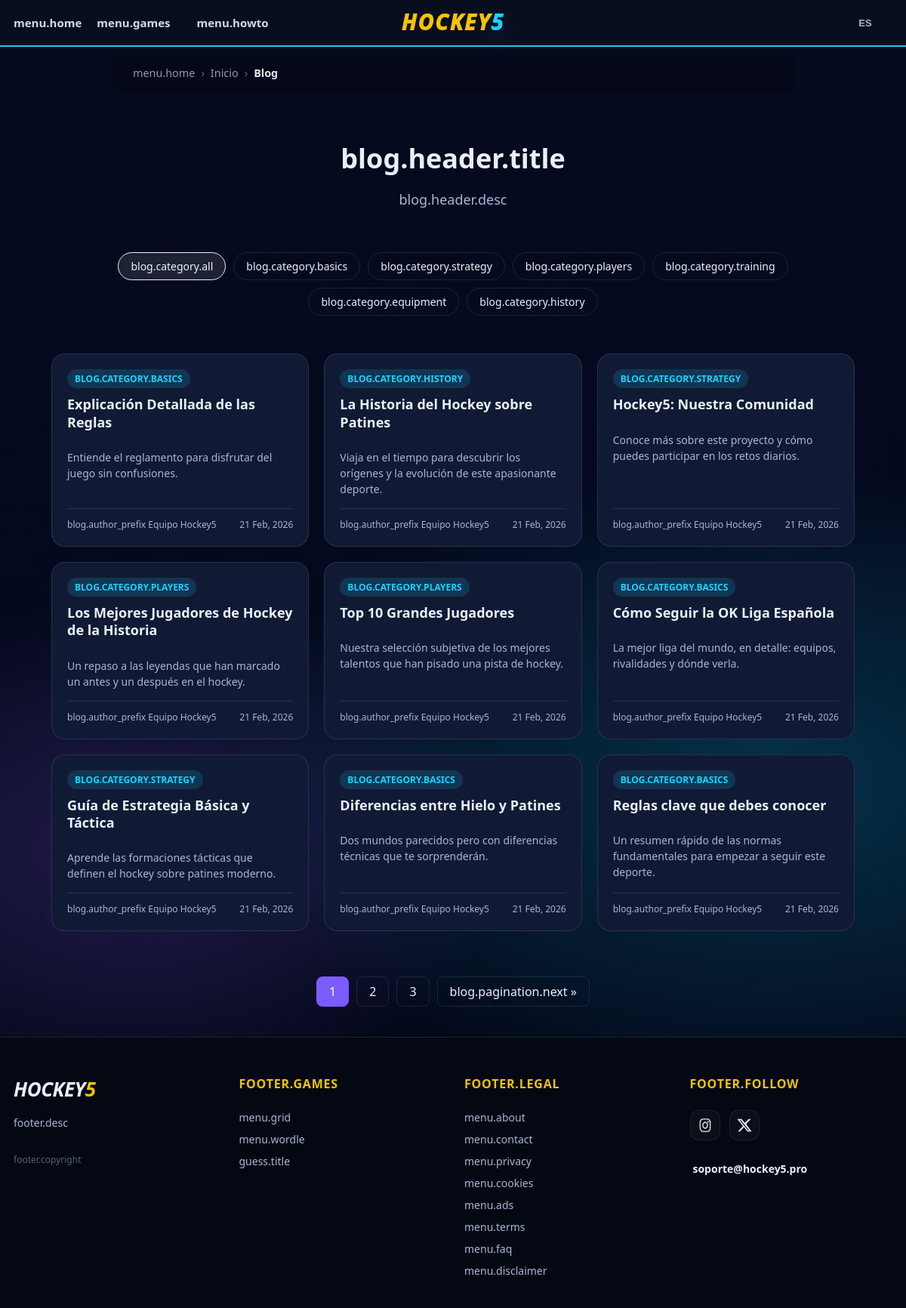
Screenshot of /pages/blog.php with the database file from the repository.
### tables this page shows
CREATE TABLE `blog_articles` (
  `id` varchar(64) NOT NULL,
  `slug` varchar(128) NOT NULL,
  `lang` varchar(10) NOT NULL,
  `title` varchar(255) NOT NULL,
  `excerpt` text DEFAULT NULL,
  `content` longtext DEFAULT NULL,
  `author` varchar(100) DEFAULT NULL,
  `category` varchar(100) DEFAULT NULL,
  `published_at` datetime DEFAULT NULL,
  `image` varchar(255) DEFAULT NULL
);

### includes/i18n.php (called while the page is built, shortened)
<?php
function __(string $key): string {
    return $GLOBALS['i18n_translations'][$key] ?? $key;
}
function current_lang(): string {
    return defined('CURRENT_LANG') ? CURRENT_LANG : DEFAULT_LANG;
}
function url(string $path): string {
    $lang = current_lang();
    $localizedSlug = get_localized_slug($path, $lang);
    if ($path === 'home' || $localizedSlug === '') {
        return '/' . $lang;
    }
    return '/' . $lang . '/' . ltrim($localizedSlug, '/');
}
function get_localized_slug(string $routeId, string $targetLang): string {
    static $cached_configs = [];
    if (!isset($cached_configs[$targetLang])) {
        $file = __DIR__ . '/../locales/' . $targetLang . '.php';
        if (file_exists($file)) {
            $cached_configs[$targetLang] = require $file;
        } else {
            return $routeId;
        }
    }
    return $cached_configs[$targetLang]['routes_reverse'][$routeId] ?? $routeId;
}
function get_url_for_lang(string $targetLang): string {
    global $CURRENT_ROUTE_ID;
    $slug = get_localized_slug($CURRENT_ROUTE_ID ?? 'home', $targetLang);
    if ($slug === '') {
        return '/' . $targetLang;
    }
    return '/' . $targetLang . '/' . $slug;
}
function base_path(): string {
    static $base;
    if ($base === null) {
        $base = str_replace('\\', '/', dirname($_SERVER['SCRIPT_NAME'] ?? ''));
        $base = rtrim($base, '/');
    }
    return $base;
}
function asset_url(string $path): string {
    return base_path() . '/' . ltrim($path, '/');
}

### pages/blog.php (the view, shortened to what this page needs)
<?php
require_once __DIR__ . '/../includes/i18n.php';
$lang = current_lang();
try {
    $pdo = hoquei5_pdo();
    $category = $_GET['category'] ?? null;
    $page = isset($_GET['p']) ? max(1, (int)$_GET['p']) : 1;
    $perPage = 9;
    $where = ["lang = :lang"];
    $params = [':lang' => $lang];
    $whereClause = implode(" AND ", $where);
    $countSql = "SELECT COUNT(*) FROM blog_articles WHERE $whereClause";
    $stmtCount = $pdo->prepare($countSql);
    $stmtCount->execute($params);
    $totalArts = $stmtCount->fetchColumn();
    $totalPages = ceil($totalArts / $perPage);
    $offset = ($page - 1) * $perPage;
    $sql = "SELECT * FROM blog_articles WHERE lang = :lang";
    $sql .= " ORDER BY published_at DESC LIMIT $perPage OFFSET $offset";
    $stmt = $pdo->prepare($sql);
    $stmt->execute($params);
    $articles = $stmt->fetchAll(PDO::FETCH_ASSOC);
    $catMap = [
        'Hockey Basics' => __('blog.category.basics'),
        'Hockey Strategy' => __('blog.category.strategy'),
        'Hockey Players' => __('blog.category.players'),
        'Hockey Training' => __('blog.category.training'),
        'Hockey Equipment' => __('blog.category.equipment'),
        'Hockey History' => __('blog.category.history'),
    ];
} catch (Exception $e) {
    $articles = [];
    $totalPages = 1;
    $page = 1;
}
?>
<!DOCTYPE html>
<html lang="<?= htmlspecialchars($lang, ENT_QUOTES, 'UTF-8') ?>">
<head>
    <link rel="stylesheet" href="<?= asset_url('assets/styles.css') ?>">
</head>
<body>
    <?php include __DIR__ . '/../includes/header.php'; ?>
    <main class="container page-content">
        <?php include __DIR__ . '/../includes/breadcrumbs.php'; ?>
        <div class="blog-header">
            <h1><?php echo __('blog.header.title'); ?></h1>
            <p><?php echo __('blog.header.desc'); ?></p>
        </div>
        <div class="blog-categories">
            <a href="/<?php echo $lang; ?>/blog" class="<?php echo !$category ? 'active' : ''; ?>"><?php echo __('blog.category.all'); ?></a>
            <a href="?category=Hockey+Basics" class="<?php echo $category === 'Hockey Basics' ? 'active' : ''; ?>"><?php echo __('blog.category.basics'); ?></a>
            <a href="?category=Hockey+Strategy" class="<?php echo $category === 'Hockey Strategy' ? 'active' : ''; ?>"><?php echo __('blog.category.strategy'); ?></a>
            <a href="?category=Hockey+Players" class="<?php echo $category === 'Hockey Players' ? 'active' : ''; ?>"><?php echo __('blog.category.players'); ?></a>
            <a href="?category=Hockey+Training" class="<?php echo $category === 'Hockey Training' ? 'active' : ''; ?>"><?php echo __('blog.category.training'); ?></a>
            <a href="?category=Hockey+Equipment" class="<?php echo $category === 'Hockey Equipment' ? 'active' : ''; ?>"><?php echo __('blog.category.equipment'); ?></a>
            <a href="?category=Hockey+History" class="<?php echo $category === 'Hockey History' ? 'active' : ''; ?>"><?php echo __('blog.category.history'); ?></a>
        </div>
        <div class="blog-grid">
            <?php if (empty($articles)): ?>
                <p style="grid-column: 1/-1; text-align: center; color: var(--muted);"><?php echo __('blog.empty'); ?></p>
            <?php else: ?>
                <?php foreach ($articles as $article):
                    $excerpt = preg_replace('//s', '', $article['excerpt'] ?? '');
                    $displayDate = $article['published_at'] ?? '';
                ?>
                    <article class="blog-post">
                        <span class="blog-category"><?= htmlspecialchars($catMap[$article['category']] ?? $article['category']) ?></span>
                        <h2><a href="/<?php echo $lang; ?>/blog/<?= htmlspecialchars($article['slug']) ?>"><?= htmlspecialchars($article['title']) ?></a></h2>
                        <p><?= htmlspecialchars($excerpt) ?></p>
                        <div class="blog-meta">
                            <span class="blog-author"><?php echo __('blog.author_prefix'); ?> <?= htmlspecialchars($article['author']) ?></span>
                            <span class="blog-date"><?= date('d M, Y', strtotime($displayDate)) ?></span>
                        </div>
                    </article>
                <?php endforeach; ?>
            <?php endif; ?>
        </div>
        <?php if ($totalPages > 1): ?>
        <nav class="pagination">
            <?php for ($i = 1; $i <= $totalPages; $i++): ?>
                <a href="?p=<?= $i ?><?= $category ? '&category='.urlencode($category) : '' ?>" class="<?= $i === $page ? 'active' : '' ?>"><?= $i ?></a>
            <?php endfor; ?>
            <?php if ($page < $totalPages): ?>
                <a href="?p=<?= $page + 1 ?><?= $category ? '&category='.urlencode($category) : '' ?>"><?php echo __('blog.pagination.next', 'Siguiente &raquo;'); ?> &raquo;</a>
            <?php endif; ?>
        </nav>
        <?php endif; ?>
    </main>
    <?php include __DIR__ . '/../includes/footer.php'; ?>
</body>
</html>

### includes/header.php (shortened to what this page needs)
<header class="top">
  <div class="top-inner">
<nav class="main-nav">
      <a href="<?php echo url('home'); ?>"><?php echo __('menu.home'); ?></a>
      <div class="lang-dropdown">
        <span class="dropdown-toggle" style="font-weight:600; color:var(--text); cursor:pointer; padding:6px 0; font-size:15px; opacity:0.9;"><?php echo __('menu.games'); ?></span>
      </div>
      <div class="lang-dropdown">
        <span class="dropdown-toggle" style="font-weight:600; color:var(--text); cursor:pointer; padding:6px 0; font-size:15px; opacity:0.9;"><?php echo __('menu.howto'); ?></span>
      </div>
    </nav>
    <a class="top-brand" href="<?php echo url('home'); ?>" aria-label="<?php echo __('header.title'); ?>">
      <span class="top-brand-text">HOCKEY<span class="top-brand-accent">5</span></span>
    </a>
    <div class="top-social">
      <div class="lang-dropdown">
        <button class="icon-btn lang-btn" aria-label="<?php echo __('menu.language'); ?>">
          <?php echo strtoupper(current_lang()); ?>
        </button>
      </div>
    </div>
  </div>
</header>

### includes/breadcrumbs.php
<?php
$crumbs = $GLOBALS['breadcrumbs'] ?? [];
if (!empty($crumbs)):
?>
<nav aria-label="breadcrumb" style="padding: 10px 16px; max-width: 900px; margin: 0 auto; margin-top: 10px; background: rgba(0,0,0,0.2); border-radius: 8px;">
  <ol style="list-style: none; padding: 5px 10px; margin: 0; display: flex; flex-wrap: wrap; font-size: 0.9em; opacity: 0.9; align-items: center;">
    <li style="margin-right: 8px;">
      <a href="<?php echo url('home'); ?>" style="text-decoration: none; color: inherit; opacity: 0.7; transition: opacity 0.2s;"><?php echo __('menu.home'); ?></a>
    </li>
    <?php foreach ($crumbs as $i => $crumb): ?>
        <li style="margin-right: 8px; opacity: 0.5;"> &rsaquo; </li>
        <li style="margin-right: 8px;">
            <?php if (isset($crumb['url']) && $i < count($crumbs) - 1): ?>
                <a href="<?php echo htmlspecialchars($crumb['url']); ?>" style="text-decoration: none; color: inherit; opacity: 0.7; transition: opacity 0.2s;"><?php echo htmlspecialchars($crumb['label']); ?></a>
            <?php else: ?>
                <span aria-current="page" style="font-weight: 600; color: #fff;"><?php echo htmlspecialchars($crumb['label']); ?></span>
            <?php endif; ?>
        </li>
    <?php endforeach; ?>
  </ol>
</nav>
<?php endif; ?>

### includes/footer.php
<footer class="site-footer">
  <div class="footer-inner">
    <div class="footer-col branding-col">
       <a href="<?php echo get_url_for_lang(current_lang()); ?>" class="brand" style="text-decoration:none;">
          <span class="brand-text">HOCKEY<span class="brand-accent">5</span></span>
       </a>
       <p class="footer-desc">
         <?php echo __('footer.desc'); ?>
       </p>
       <p class="footer-copyright">
         <?php echo sprintf(__('footer.copyright'), date("Y")); ?>
       </p>
    </div>
    <div class="footer-col links-col">
      <h4 class="footer-title"><?php echo __('footer.games'); ?></h4>
      <ul class="footer-links">
        <li><a href="<?php echo url('hockeygrid_menu'); ?>"><?php echo __('menu.grid'); ?></a></li>
        <li><a href="<?php echo url('wordle_menu'); ?>"><?php echo __('menu.wordle'); ?></a></li>
        <li><a href="<?php echo url('guess_menu'); ?>"><?php echo __('guess.title'); ?></a></li>
      </ul>
    </div>
    <div class="footer-col links-col">
      <h4 class="footer-title"><?php echo __('footer.legal'); ?></h4>
      <ul class="footer-links">
        <li><a href="<?php echo url('about'); ?>"><?php echo __('menu.about'); ?></a></li>
        <li><a href="<?php echo url('contact'); ?>"><?php echo __('menu.contact'); ?></a></li>
        <li><a href="<?php echo url('privacy'); ?>"><?php echo __('menu.privacy'); ?></a></li>
        <li><a href="<?php echo url('cookies'); ?>"><?php echo __('menu.cookies'); ?></a></li>
        <li><a href="<?php echo url('ads'); ?>"><?php echo __('menu.ads'); ?></a></li>
        <li><a href="<?php echo url('terms'); ?>"><?php echo __('menu.terms'); ?></a></li>
        <li><a href="<?php echo url('faq'); ?>"><?php echo __('menu.faq'); ?></a></li>
        <li><a href="<?php echo url('legal'); ?>"><?php echo __('menu.disclaimer'); ?></a></li>
      </ul>
    </div>
    <div class="footer-col social-col">
      <h4 class="footer-title"><?php echo __('footer.follow'); ?></h4>
      <div class="footer-socials">
         <a href="#" class="social-icon" aria-label="Instagram">
           <img src="<?php echo asset_url('assets/'); ?>img/logo_ig.png" alt="Instagram">
         </a>
         <a href="#" class="social-icon" aria-label="X">
           <svg xmlns="http://www.w3.org/2000/svg" viewBox="0 0 24 24" width="24" height="24"><path d="M18.8 2H22l-7.2 8.2L23.3 22h-6.7l-5.3-6.9L5 22H1.8l7.8-8.9L.7 2h6.9l4.8 6.2L18.8 2Zm-1.2 18h1.8L6.3 3.9H4.4L17.6 20Z" fill="currentColor"/></svg>
         </a>
      </div>
      <div class="footer-email">
        <a href="mailto:soporte@hockey5.pro">soporte@hockey5.pro</a>
      </div>
    </div>
  </div>
</footer>

### pages/blog.php (style rules this page uses)
.blog-header { text-align: center; padding: 40px 18px; }
.blog-header h1 { font-size: 36px; margin-bottom: 10px; }
.blog-header p { color: var(--muted); font-size: 18px; }
.blog-grid { display: grid; grid-template-columns: repeat(auto-fill, minmax(300px, 1fr)); gap: 20px; padding: 20px 0; }
.blog-post { background: var(--card); border: 1px solid var(--line); border-radius: var(--radius); padding: 20px; display: flex; flex-direction: column; transition: transform 0.2s; }
.blog-category { display: inline-block; padding: 4px 10px; background: rgba(25, 211, 255, 0.15); color: var(--brand2); border-radius: 999px; font-size: 12px; font-weight: 800; margin-bottom: 10px; text-transform: uppercase; align-self: flex-start; }
.blog-post h2 { font-size: 18px; margin: 0 0 10px; line-height: 1.3; }
.blog-post h2 a { text-decoration: none; color: var(--text); }
.blog-post p { color: var(--muted); font-size: 14px; line-height: 1.5; margin-bottom: 15px; flex-grow: 1; }
.blog-meta { display: flex; justify-content: space-between; font-size: 12px; color: var(--muted); border-top: 1px solid var(--line); padding-top: 12px; }
.blog-categories { display: flex; flex-wrap: wrap; gap: 10px; justify-content: center; margin-bottom: 30px; }
.blog-categories a { padding: 8px 16px; border-radius: 20px; border: 1px solid var(--line); font-size: 14px; transition: all 0.2s; }
.blog-categories a:hover, .blog-categories a.active { background: rgba(255, 255, 255, 0.1); border-color: var(--text); color: var(--text); }
.pagination { display: flex; justify-content: center; gap: 10px; padding: 40px 0; }
.pagination a, .pagination span { padding: 8px 16px; border-radius: 8px; border: 1px solid var(--line); color: var(--text); text-decoration: none; }
.pagination a.active, .pagination span.active { background: var(--brand); color: #fff; border-color: var(--brand); }

### rows the page displays
blog_articles: category "BLOG.CATEGORY.BASICS", title "Explicación Detallada de las Reglas", excerpt "Entiende el reglamento para disfrutar del juego sin confusiones.", author "Equipo Hockey5", published_at "21 Feb, 2026"
blog_articles: category "BLOG.CATEGORY.HISTORY", title "La Historia del Hockey sobre Patines", excerpt "Viaja en el tiempo para descubrir los orígenes y la evolución de este apasionante deporte.", author "Equipo Hockey5", published_at "21 Feb, 2026"
blog_articles: category "BLOG.CATEGORY.STRATEGY", title "Hockey5: Nuestra Comunidad", excerpt "Conoce más sobre este proyecto y cómo puedes participar en los retos diarios.", author "Equipo Hockey5", published_at "21 Feb, 2026"
blog_articles: category "BLOG.CATEGORY.PLAYERS", title "Los Mejores Jugadores de Hockey de la Historia", excerpt "Un repaso a las leyendas que han marcado un antes y un después en el hockey.", author "Equipo Hockey5", published_at "21 Feb, 2026"
blog_articles: category "BLOG.CATEGORY.PLAYERS", title "Top 10 Grandes Jugadores", excerpt "Nuestra selección subjetiva de los mejores talentos que han pisado una pista de hockey.", author "Equipo Hockey5", published_at "21 Feb, 2026"
blog_articles: category "BLOG.CATEGORY.BASICS", title "Cómo Seguir la OK Liga Española", excerpt "La mejor liga del mundo, en detalle: equipos, rivalidades y dónde verla.", author "Equipo Hockey5", published_at "21 Feb, 2026"
blog_articles: category "BLOG.CATEGORY.STRATEGY", title "Guía de Estrategia Básica y Táctica", excerpt "Aprende las formaciones tácticas que definen el hockey sobre patines moderno.", author "Equipo Hockey5", published_at "21 Feb, 2026"
blog_articles: category "BLOG.CATEGORY.BASICS", title "Diferencias entre Hielo y Patines", excerpt "Dos mundos parecidos pero con diferencias técnicas que te sorprenderán.", author "Equipo Hockey5", published_at "21 Feb, 2026"
blog_articles: category "BLOG.CATEGORY.BASICS", title "Reglas clave que debes conocer", excerpt "Un resumen rápido de las normas fundamentales para empezar a seguir este deporte.", author "Equipo Hockey5", published_at "21 Feb, 2026"

### other values shown
__('menu.home') "menu.home"
__('menu.games') "menu.games"
__('menu.howto') "menu.howto"
current_lang() "ES"
$crumb['label'] "Inicio"
$crumb['label'] "Blog"
__('blog.header.title') "blog.header.title"
__('blog.header.desc') "blog.header.desc"
__('blog.category.all') "blog.category.all"
__('blog.category.basics') "blog.category.basics"
__('blog.category.strategy') "blog.category.strategy"
__('blog.category.players') "blog.category.players"
__('blog.category.training') "blog.category.training"
__('blog.category.equipment') "blog.category.equipment"
__('blog.category.history') "blog.category.history"
